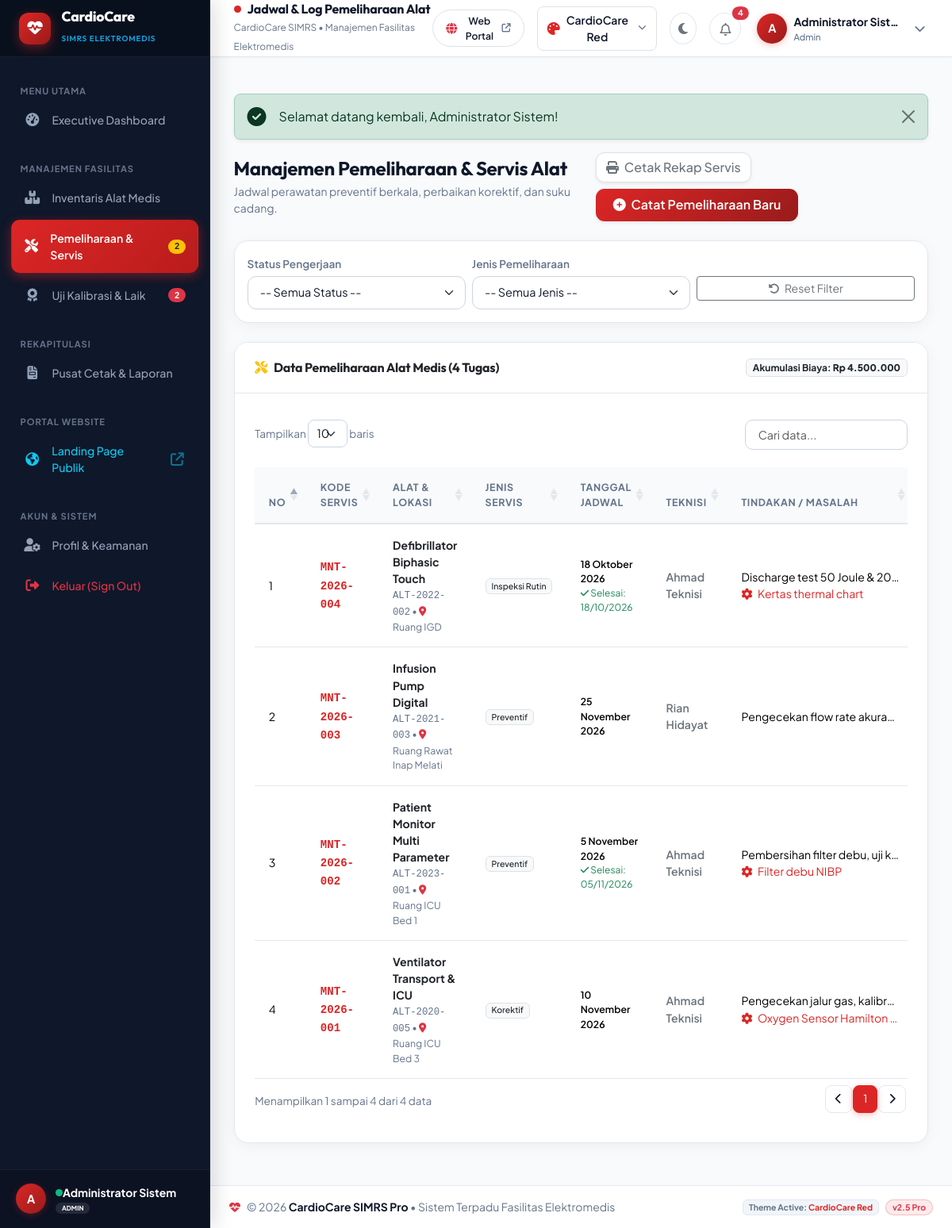
/pemeliharaan/index.php (signed in), run on the app's committed database.
### tables this page shows
CREATE TABLE IF NOT EXISTS `pemeliharaan` (
  `id` INT AUTO_INCREMENT PRIMARY KEY,
  `kode_pemeliharaan` VARCHAR(50) NOT NULL UNIQUE,
  `id_alat` INT NOT NULL,
  `jenis_pemeliharaan` ENUM('Preventif', 'Korektif', 'Inspeksi Rutin', 'Darurat') NOT NULL DEFAULT 'Preventif',
  `tanggal_jadwal` DATE NOT NULL,
  `tanggal_selesai` DATE DEFAULT NULL,
  `teknisi` VARCHAR(100) NOT NULL,
  `keluhan` TEXT DEFAULT NULL,
  `tindakan` TEXT DEFAULT NULL,
  `suku_cadang` VARCHAR(255) DEFAULT NULL,
  `biaya` DECIMAL(15,2) DEFAULT 0,
  `status` ENUM('Terjadwal', 'Sedang Dikerjakan', 'Selesai', 'Dibatalkan') NOT NULL DEFAULT 'Terjadwal',
  `catatan` TEXT DEFAULT NULL,
  `created_at` TIMESTAMP DEFAULT CURRENT_TIMESTAMP,
  CONSTRAINT `fk_pemeliharaan_alat` FOREIGN KEY (`id_alat`) REFERENCES `alat` (`id`) ON DELETE CASCADE
);

CREATE TABLE IF NOT EXISTS `alat` (
  `id` INT AUTO_INCREMENT PRIMARY KEY,
  `kode_alat` VARCHAR(50) NOT NULL UNIQUE,
  `nama_alat` VARCHAR(150) NOT NULL,
  `kategori` VARCHAR(50) NOT NULL,
  `merek` VARCHAR(100) NOT NULL,
  `tipe_model` VARCHAR(100) DEFAULT NULL,
  `nomor_seri` VARCHAR(100) DEFAULT NULL,
  `lokasi` VARCHAR(100) NOT NULL,
  `tahun` INT NOT NULL,
  `harga_pengadaan` DECIMAL(15,2) DEFAULT 0,
  `kondisi` ENUM('Baik', 'Rusak Ringan', 'Rusak Berat') NOT NULL DEFAULT 'Baik',
  `status_operasional` ENUM('Siap Pakai', 'Dalam Pemeliharaan', 'Dalam Kalibrasi', 'Rusak', 'Afkir') NOT NULL DEFAULT 'Siap Pakai',
  `foto` VARCHAR(255) DEFAULT NULL,
  `spesifikasi` TEXT DEFAULT NULL,
  `created_at` TIMESTAMP DEFAULT CURRENT_TIMESTAMP,
  `updated_at` TIMESTAMP DEFAULT CURRENT_TIMESTAMP ON UPDATE CURRENT_TIMESTAMP
);

### pemeliharaan/index.php (the view, shortened to what this page needs)
<?php
require_once __DIR__ . '/../includes/header.php';
require_once __DIR__ . '/../includes/sidebar.php';
require_once __DIR__ . '/../includes/navbar.php';
$query = "
    SELECT p.*, a.nama_alat, a.kode_alat, a.merek, a.lokasi
    FROM pemeliharaan p
    JOIN alat a ON p.id_alat = a.id
    WHERE 1=1
";
$params = [];
$query .= " ORDER BY p.id DESC";
$stmt = $pdo->prepare($query);
$stmt->execute($params);
$maint_list = $stmt->fetchAll();
$total_biaya = array_sum(array_column($maint_list, 'biaya'));
?>
<div class="d-flex flex-column flex-md-row justify-content-between align-items-md-center gap-3 mb-4">
    <div>
        <h4 class="fw-bold mb-1">Manajemen Pemeliharaan &amp; Servis Alat</h4>
        <p class="text-muted small mb-0">Jadwal perawatan preventif berkala, perbaikan korektif, dan suku cadang.</p>
    </div>
    <div class="d-flex gap-2 flex-wrap">
        <a href="<?= BASE_URL; ?>/laporan/pemeliharaan.php" target="_blank" class="btn btn-light border text-secondary shadow-sm">
            <i class="fas fa-print me-1"></i> Cetak Rekap Servis
        </a>
        <a href="<?= BASE_URL; ?>/pemeliharaan/create.php" class="btn btn-primary shadow-sm">
            <i class="fas fa-plus-circle me-1"></i> Catat Pemeliharaan Baru
        </a>
    </div>
</div>
<div class="card-custom mb-4">
    <div class="card-body p-3">
        <form method="GET" action="" class="row g-2 align-items-center">
            <div class="col-md-4">
                <label class="form-label small text-muted mb-1">Status Pengerjaan</label>
                <select name="status" class="form-select form-select-sm" onchange="this.form.submit()">
                    <option value="">-- Semua Status --</option>
                </select>
            </div>
            <div class="col-md-4">
                <label class="form-label small text-muted mb-1">Jenis Pemeliharaan</label>
                <select name="jenis" class="form-select form-select-sm" onchange="this.form.submit()">
                    <option value="">-- Semua Jenis --</option>
                </select>
            </div>
            <div class="col-md-4 d-flex align-items-end pt-3">
                <a href="<?= BASE_URL; ?>/pemeliharaan/index.php" class="btn btn-sm btn-outline-secondary w-100">
                    <i class="fas fa-rotate-left me-1"></i> Reset Filter
                </a>
            </div>
        </form>
    </div>
</div>
<div class="card-custom">
    <div class="card-header">
        <h6 class="mb-0 fw-bold text-dark"><i class="fas fa-screwdriver-wrench me-2 text-warning"></i>Data Pemeliharaan Alat Medis (<?= count($maint_list); ?> Tugas)</h6>
        <span class="badge bg-light text-dark border">Akumulasi Biaya: <strong><?= format_rupiah($total_biaya); ?></strong></span>
    </div>
    <div class="card-body">
        <div class="table-responsive">
            <table class="table table-hover table-custom datatable w-100">
                <thead>
                    <tr>
                        <th width="4%">No</th>
                        <th>Kode Servis</th>
                        <th>Alat &amp; Lokasi</th>
                        <th>Jenis Servis</th>
                        <th>Tanggal Jadwal</th>
                        <th>Teknisi</th>
                        <th>Tindakan / Masalah</th>
                    </tr>
                </thead>
                <tbody>
                    <?php
                    $no = 1;
                    foreach ($maint_list as $row):
                    ?>
                        <tr>
                            <td><?= $no++; ?></td>
                            <td>
                                <a href="<?= BASE_URL; ?>/pemeliharaan/detail.php?id=<?= $row['id']; ?>" class="fw-bold font-monospace text-primary text-decoration-none">
                                    <?= htmlspecialchars($row['kode_pemeliharaan']); ?>
                                </a>
                            </td>
                            <td>
                                <div class="fw-bold text-dark"><?= htmlspecialchars($row['nama_alat']); ?></div>
                                <div class="text-muted small">
                                    <span class="font-monospace text-xs"><?= htmlspecialchars($row['kode_alat']); ?></span> &bull;
                                    <i class="fas fa-location-dot text-danger text-xs"></i> <?= htmlspecialchars($row['lokasi']); ?>
                                </div>
                            </td>
                            <td>
                                <span class="badge bg-light text-dark border fw-medium"><?= htmlspecialchars($row['jenis_pemeliharaan']); ?></span>
                            </td>
                            <td>
                                <div class="small fw-semibold"><?= format_tanggal($row['tanggal_jadwal']); ?></div>
                                <?php if (!empty($row['tanggal_selesai'])): ?>
                                    <div class="text-success text-xs" style="font-size: 0.75rem;"><i class="fas fa-check"></i> Selesai: <?= date('d/m/Y', strtotime($row['tanggal_selesai'])); ?></div>
                                <?php endif; ?>
                            </td>
                            <td class="small fw-semibold text-secondary">
                                <?= htmlspecialchars($row['teknisi']); ?>
                            </td>
                            <td class="small" style="max-width: 200px;">
                                <div class="text-truncate" title="<?= htmlspecialchars($row['tindakan'] ?: $row['keluhan']); ?>">
                                    <?= htmlspecialchars($row['tindakan'] ?: $row['keluhan']); ?>
                                </div>
                                <?php if (!empty($row['suku_cadang'])): ?>
                                    <div class="text-primary text-xs text-truncate"><i class="fas fa-gear me-1"></i> <?= htmlspecialchars($row['suku_cadang']); ?></div>
                                <?php endif; ?>
                            </td>
                        </tr>
                    <?php endforeach; ?>
                </tbody>
            </table>
        </div>
    </div>
</div>
<?php
require_once __DIR__ . '/../includes/footer.php';
?>

### assets/css/style.css (style rules this page uses)
:root, [data-theme="cardiocare"] { --primary: #dc2626; --primary-hover: #b91c1c; --primary-light: #fee2e2; --primary-rgb: 220, 38, 38; --primary-glow: rgba(220, 38, 38, 0.28); --primary-gradient: linear-gradient(135deg, #dc2626 0%, #991b1b 100%); --secondary: #0f172a; --accent: #0ea5e9; --success: #10b981; --warning: #f59e0b; --danger: #ef4444; --info: #0ea5e9; --body-bg: #f8fafc; --card-bg: #ffffff; --card-header-bg: #ffffff; --navbar-bg: #ffffff; --navbar-border: #e2e8f0; --sidebar-bg: #0f172a; --sidebar-header-bg: #09101d; --sidebar-text: #94a3b8; --sidebar-hover: rgba(255, 255, 255, 0.08); --sidebar-active-bg: linear-gradient(135deg, #dc2626 0%, #b91c1c 100%); --sidebar-active-glow: 0 4px 14px rgba(220, 38, 38, 0.45); --text-main: #0f172a; --text-muted: #64748b; --border-color: #e2e8f0; --table-header-bg: #f8fafc; --table-hover: #f1f5f9; --input-bg: #ffffff; --input-border: #cbd5e1; --input-text: #0f172a; --shadow-card: 0 4px 20px -2px rgba(15, 23, 42, 0.06); --shadow-elevated: 0 12px 30px -4px rgba(15, 23, 42, 0.1); --sidebar-width: 265px; }
* { box-sizing: border-box; }
body { font-family: 'Plus Jakarta Sans', 'Inter', -apple-system, BlinkMacSystemFont, 'Segoe UI', Roboto, sans-serif; background-color: var(--body-bg); color: var(--text-main); min-height: 100vh; margin: 0; overflow-x: hidden; transition: background-color 0.25s ease, color 0.25s ease; }
h1, h2, h3, h4, h5, h6, .font-heading, .sidebar-brand, .card-header h6, .stat-card h3, .page-title { font-family: 'Outfit', sans-serif; color: var(--text-main); letter-spacing: -0.015em; }
a { color: var(--primary); text-decoration: none; transition: all 0.2s ease; }
.text-muted { color: var(--text-muted) !important; }
.card-custom { background: var(--card-bg); border-radius: 18px; border: 1px solid var(--border-color); box-shadow: var(--shadow-card); margin-bottom: 1.5rem; transition: all 0.25s ease; overflow: hidden; }
.card-custom .card-header { background: var(--card-header-bg); border-bottom: 1px solid var(--border-color); padding: 1.25rem 1.6rem; display: flex; align-items: center; justify-content: space-between; }
.card-custom .card-body { padding: 1.6rem; }
.table-custom { vertical-align: middle; color: var(--text-main); border-color: var(--border-color); margin-bottom: 0; }
.table-custom thead th { background-color: var(--table-header-bg); color: var(--text-muted); font-weight: 700; font-size: 0.78rem; text-transform: uppercase; letter-spacing: 0.05em; border-top: none; border-bottom: 2px solid var(--border-color); padding: 1rem 1.1rem; }
.table-custom tbody td { padding: 1rem 1.1rem; border-bottom: 1px solid var(--border-color); font-size: 0.88rem; background-color: transparent; }
.btn-primary { background: var(--primary-gradient) !important; border: none !important; color: #ffffff !important; font-weight: 600; border-radius: 11px; padding: 0.55rem 1.35rem; box-shadow: 0 4px 14px var(--primary-glow); transition: all 0.2s ease; }
.btn-light { background-color: var(--card-bg); border: 1px solid var(--border-color); color: var(--text-main); font-weight: 500; border-radius: 11px; transition: all 0.2s ease; }
.form-control, .form-select { background-color: var(--input-bg); color: var(--input-text); border: 1.5px solid var(--input-border); border-radius: 11px; padding: 0.6rem 0.95rem; font-size: 0.9rem; transition: all 0.2s ease; }
.form-label { font-weight: 600; font-size: 0.85rem; margin-bottom: 0.4rem; color: var(--text-main); }
.text-primary { color: var(--primary) !important; }

### data on the page
pemeliharaan: kode_pemeliharaan "MNT-2026-004", id_alat.nama_alat "Defibrillator Biphasic Touch", id_alat.kode_alat "ALT-2022-002", id_alat.lokasi "Ruang IGD", jenis_pemeliharaan "Inspeksi Rutin", tanggal_jadwal "18 Oktober 2026", tanggal_selesai "18/10/2026", teknisi "Ahmad Teknisi", tindakan "Discharge test 50 Joule & 20…", suku_cadang "Kertas thermal chart"
pemeliharaan: kode_pemeliharaan "MNT-2026-003", id_alat.nama_alat "Infusion Pump Digital", id_alat.kode_alat "ALT-2021-003", id_alat.lokasi "Ruang Rawat Inap Melati", jenis_pemeliharaan "Preventif", tanggal_jadwal "25 November 2026", teknisi "Rian Hidayat", tindakan "Pengecekan flow rate akura…"
pemeliharaan: kode_pemeliharaan "MNT-2026-002", id_alat.nama_alat "Patient Monitor Multi Parameter", id_alat.kode_alat "ALT-2023-001", id_alat.lokasi "Ruang ICU Bed 1", jenis_pemeliharaan "Preventif", tanggal_jadwal "5 November 2026", tanggal_selesai "05/11/2026", teknisi "Ahmad Teknisi", tindakan "Pembersihan filter debu, uji k…", suku_cadang "Filter debu NIBP"
pemeliharaan: kode_pemeliharaan "MNT-2026-001", id_alat.nama_alat "Ventilator Transport & ICU", id_alat.kode_alat "ALT-2020-005", id_alat.lokasi "Ruang ICU Bed 3", jenis_pemeliharaan "Korektif", tanggal_jadwal "10 November 2026", teknisi "Ahmad Teknisi", tindakan "Pengecekan jalur gas, kalibr…", suku_cadang "Oxygen Sensor Hamilton…"

### other printed values
$count_maint_active "2"
$count_kalibrasi_alert "2"
substr($user['nama_lengkap'] ?? 'U', 0, 1) "A"
$user['nama_lengkap'] "Administrator Sistem"
$user['role'] "ADMIN"
$page_title "Jadwal & Log Pemeliharaan Alat"
$total_notif "4"
$user['nama_lengkap'] "Administrator Sist…"
$user['role'] "Admin"
$msg "Selamat datang kembali, Administrator Sistem!"
count($maint_list) "4"
format_rupiah($total_biaya) "Rp 4.500.000"
